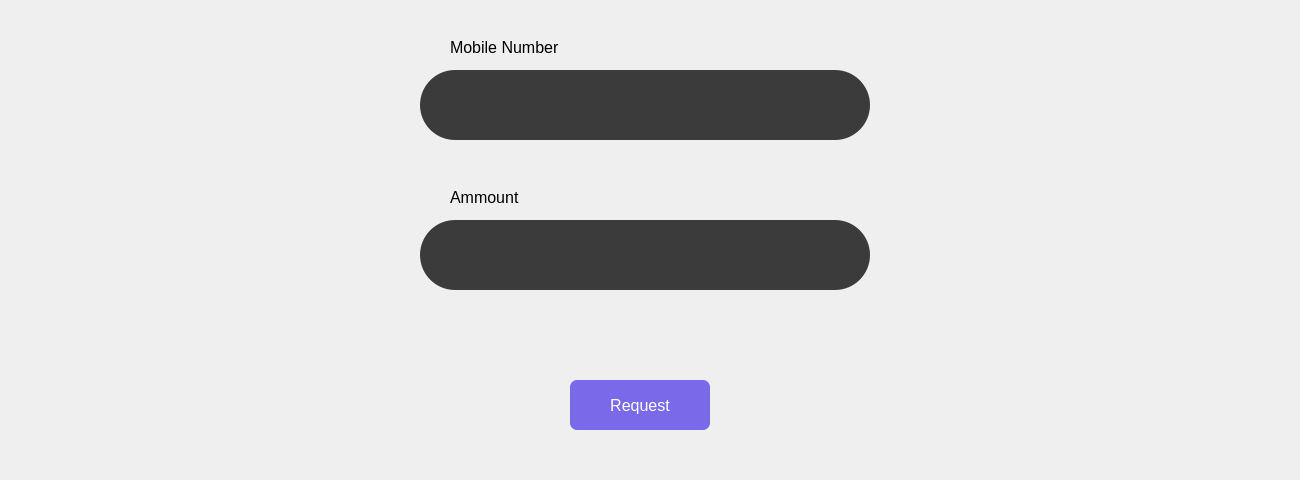
          <widget class="QWidget" name="page_19">
           <widget class="QWidget" name="widget_33" native="true">
            <property name="geometry">
             <rect>
              <x>0</x>
              <y>0</y>
              <width>1291</width>
              <height>471</height>
             </rect>
            </property>
            <property name="styleSheet">
             <string notr="true">QLineEdit{
border-radius:35;
}
QPushButton{
background-color:rgb(122, 105, 233);
color:white;
border-radius:7px;
}</string>
            </property>
            <widget class="QLineEdit" name="lineEdit_20">
             <property name="geometry">
              <rect>
               <x>420</x>
               <y>70</y>
               <width>450</width>
               <height>70</height>
              </rect>
             </property>
             <property name="minimumSize">
              <size>
               <width>450</width>
               <height>70</height>
              </size>
             </property>
             <property name="maximumSize">
              <size>
               <width>450</width>
               <height>70</height>
              </size>
             </property>
             <property name="font">
              <font>
               <pointsize>14</pointsize>
              </font>
             </property>
             <property name="styleSheet">
              <string notr="true">background-color: rgb(59, 59, 59);</string>
             </property>
             <property name="text">
              <string/>
             </property>
             <property name="placeholderText">
              <string/>
             </property>
            </widget>
            <widget class="QLineEdit" name="lineEdit_21">
             <property name="geometry">
              <rect>
               <x>420</x>
               <y>220</y>
               <width>450</width>
               <height>70</height>
              </rect>
             </property>
             <property name="minimumSize">
              <size>
               <width>450</width>
               <height>70</height>
              </size>
             </property>
             <property name="maximumSize">
              <size>
               <width>450</width>
               <height>70</height>
              </size>
             </property>
             <property name="font">
              <font>
               <pointsize>14</pointsize>
              </font>
             </property>
             <property name="styleSheet">
              <string notr="true">background-color: rgb(59, 59, 59);</string>
             </property>
             <property name="text">
              <string/>
             </property>
             <property name="placeholderText">
              <string/>
             </property>
            </widget>
            <widget class="QLabel" name="label_107">
             <property name="geometry">
              <rect>
               <x>450</x>
               <y>30</y>
               <width>151</width>
               <height>36</height>
              </rect>
             </property>
             <property name="font">
              <font>
               <pointsize>16</pointsize>
              </font>
             </property>
             <property name="styleSheet">
              <string notr="true">text-align:center;</string>
             </property>
             <property name="text">
              <string>&lt;html&gt;&lt;head/&gt;&lt;body&gt;&lt;p&gt;&lt;span style=&quot; font-size:12pt;&quot;&gt;Mobile Number&lt;/span&gt;&lt;/p&gt;&lt;/body&gt;&lt;/html&gt;</string>
             </property>
            </widget>
            <widget class="QLabel" name="label_108">
             <property name="geometry">
              <rect>
               <x>450</x>
               <y>180</y>
               <width>91</width>
               <height>36</height>
              </rect>
             </property>
             <property name="font">
              <font>
               <pointsize>16</pointsize>
              </font>
             </property>
             <property name="styleSheet">
              <string notr="true">text-align:center;</string>
             </property>
             <property name="text">
              <string>&lt;html&gt;&lt;head/&gt;&lt;body&gt;&lt;p&gt;&lt;span style=&quot; font-size:12pt;&quot;&gt;Ammount&lt;/span&gt;&lt;/p&gt;&lt;/body&gt;&lt;/html&gt;</string>
             </property>
            </widget>
            <widget class="QPushButton" name="pushButton_106">
             <property name="geometry">
              <rect>
               <x>570</x>
               <y>380</y>
               <width>140</width>
               <height>50</height>
              </rect>
             </property>
             <property name="minimumSize">
              <size>
               <width>140</width>
               <height>50</height>
              </size>
             </property>
             <property name="maximumSize">
              <size>
               <width>140</width>
               <height>50</height>
              </size>
             </property>
             <property name="font">
              <font>
               <pointsize>12</pointsize>
               <bold>false</bold>
              </font>
             </property>
             <property name="text">
              <string>Request</string>
             </property>
            </widget>
           </widget>
          </widget>
